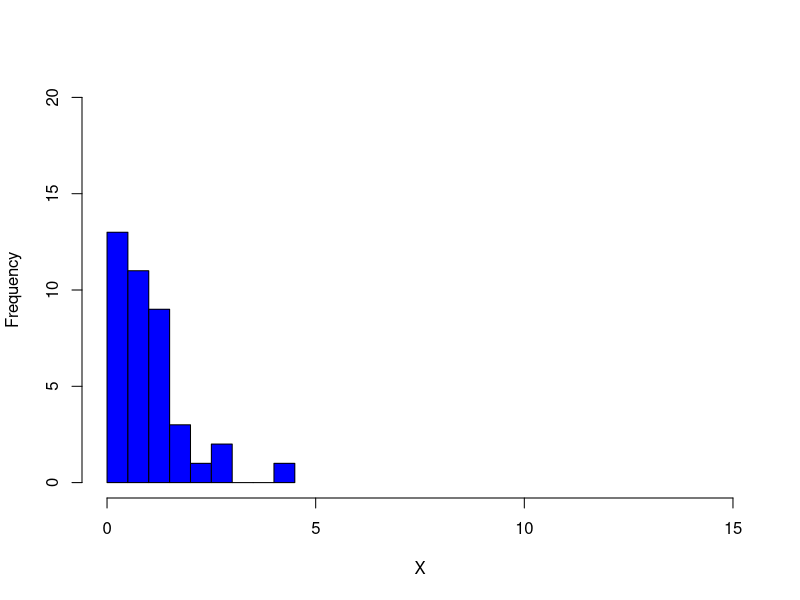
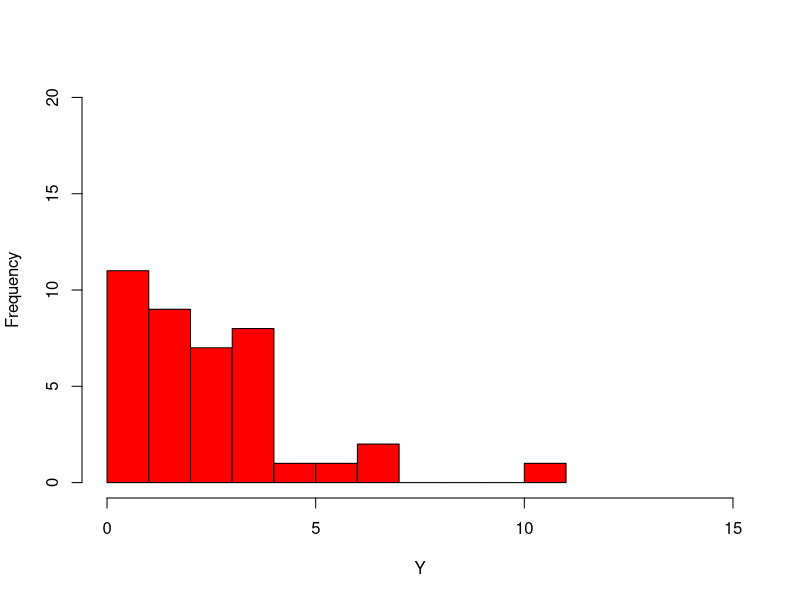
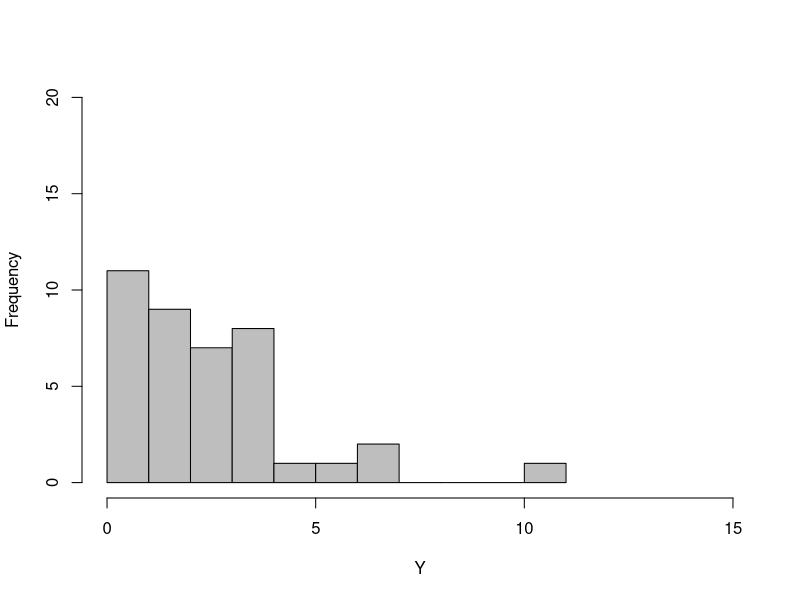
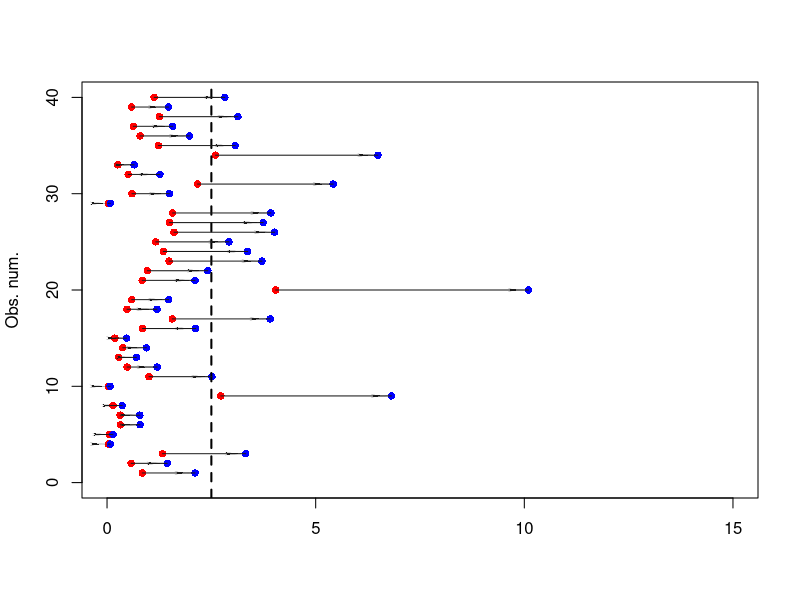

Source code (R) for these figures, in order:

n.size = 40
my.b = 10
t = 2.5 

set.seed(123)
x = rexp(n.size,rate=1)
hist(x, breaks = my.b, xlim=c(0,15),col="blue", 
     ylim=c(0,20),xlab="X", main="")

mean(x)
sd(x)

y = t*x 
hist(y,breaks= my.b, xlim=c(0,15),col="red", ylim=c(0,20),
     xlab="Y", main="")

mean(y)
sd(y)

#Check via simulation of exp with rate 1/t and mean t
set.seed(123)
y.c = rexp(n.size,rate=1/t)
hist(y.c, breaks= my.b,xlim=c(0,15),col="grey", ylim=c(0,20),
     xlab="Y", main="")
mean(y.c)

y.seq<-seq(1,length(x),by=1)
plot(x, y.seq,col="red",lwd=2, 
     ylim=c(0,n.size),xlim=c(0,15), pch = 16,
     ylab="Obs. num.",xlab="",type="p")

lines(x*t,y.seq,col="blue",lwd=2,type ="p",pch = 16)
abline(v=t,lwd=2,lty=2)
shape::Arrows(x0=x,y0=y.seq,x1=t*x,y1=y.seq, arr.adj = 1,
              arr.width = 0.05, lwd=1, arr.lwd=0.15, col="gray10")

